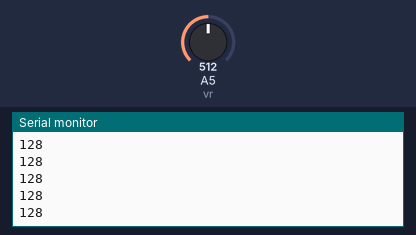
Bench run of a sketch on a simulated Arduino Uno, built with avr-gcc and run on an emulated ATmega328P. Shown: the last lines printed to the serial monitor. The inputs (shaded band) are chosen by the test bench; at power-on: A5 (vr) = 512.

Above: at 1.2 s.
1.3 s: A5 (vr) set to 716
At 1.31 s:
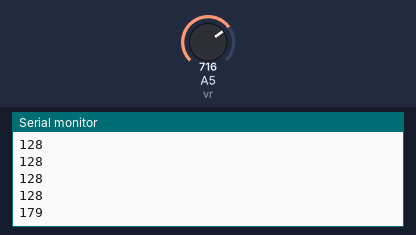
2.8 s: A5 (vr) set to 900
At 2.81 s:
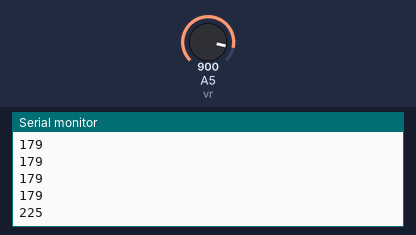
Timing chart, 0 to 5.8 s (numbered marks = the images above; inputs shaded):
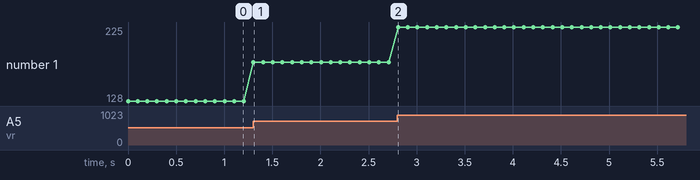

The sketch:

SerialCommunication2_1_ino.ino
```cpp
int vr = 5;

void setup() {
  Serial.begin(9600);
}

void loop() {
  int vrValue = analogRead(vr) / 4;
  Serial.println(vrValue);

  delay(100);
}
```

Measured:
- after the input at 1.3 s, the serial monitor: prints a new line at once (image 1)
- after the input at 2.8 s, the serial monitor: prints a new line at once (image 2)
- plotted number 1: 128 → 179 after the input at 1.3 s, 179 → 225 after the input at 2.8 s
